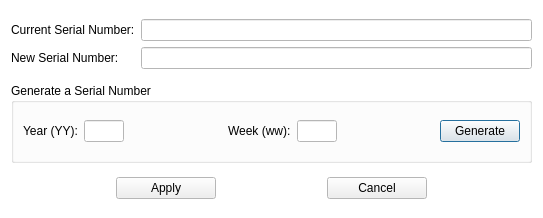
<?xml version="1.0" encoding="UTF-8"?>
<ui version="4.0">
 <class>PartNumberBox</class>
 <widget class="QDialog" name="PartNumberBox">
  <property name="geometry">
   <rect>
    <x>0</x>
    <y>0</y>
    <width>543</width>
    <height>218</height>
   </rect>
  </property>
  <property name="sizePolicy">
   <sizepolicy hsizetype="Preferred" vsizetype="Preferred">
    <horstretch>0</horstretch>
    <verstretch>0</verstretch>
   </sizepolicy>
  </property>
  <property name="minimumSize">
   <size>
    <width>0</width>
    <height>0</height>
   </size>
  </property>
  <property name="maximumSize">
   <size>
    <width>16777215</width>
    <height>16777215</height>
   </size>
  </property>
  <property name="palette">
   <palette>
    <active>
     <colorrole role="Base">
      <brush brushstyle="SolidPattern">
       <color alpha="255">
        <red>255</red>
        <green>255</green>
        <blue>255</blue>
       </color>
      </brush>
     </colorrole>
     <colorrole role="Window">
      <brush brushstyle="SolidPattern">
       <color alpha="255">
        <red>255</red>
        <green>255</green>
        <blue>255</blue>
       </color>
      </brush>
     </colorrole>
    </active>
    <inactive>
     <colorrole role="Base">
      <brush brushstyle="SolidPattern">
       <color alpha="255">
        <red>255</red>
        <green>255</green>
        <blue>255</blue>
       </color>
      </brush>
     </colorrole>
     <colorrole role="Window">
      <brush brushstyle="SolidPattern">
       <color alpha="255">
        <red>255</red>
        <green>255</green>
        <blue>255</blue>
       </color>
      </brush>
     </colorrole>
    </inactive>
    <disabled>
     <colorrole role="Base">
      <brush brushstyle="SolidPattern">
       <color alpha="255">
        <red>255</red>
        <green>255</green>
        <blue>255</blue>
       </color>
      </brush>
     </colorrole>
     <colorrole role="Window">
      <brush brushstyle="SolidPattern">
       <color alpha="255">
        <red>255</red>
        <green>255</green>
        <blue>255</blue>
       </color>
      </brush>
     </colorrole>
    </disabled>
   </palette>
  </property>
  <property name="windowTitle">
   <string>Edit Serial Number</string>
  </property>
  <property name="windowIcon">
   <iconset resource="resources.qrc">
    <normaloff>:/MainWindow/img/volfo160.ico</normaloff>:/MainWindow/img/volfo160.ico</iconset>
  </property>
  <property name="autoFillBackground">
   <bool>false</bool>
  </property>
  <layout class="QVBoxLayout" name="verticalLayout_2">
   <item>
    <layout class="QGridLayout" name="gridLayout">
     <item row="0" column="0">
      <widget class="QLabel" name="label_old">
       <property name="text">
        <string>Current Serial Number:</string>
       </property>
      </widget>
     </item>
     <item row="0" column="1">
      <widget class="QLineEdit" name="lineEditOld">
       <property name="readOnly">
        <bool>true</bool>
       </property>
      </widget>
     </item>
     <item row="1" column="0">
      <widget class="QLabel" name="label_new">
       <property name="sizePolicy">
        <sizepolicy hsizetype="Preferred" vsizetype="Fixed">
         <horstretch>0</horstretch>
         <verstretch>0</verstretch>
        </sizepolicy>
       </property>
       <property name="text">
        <string>New Serial Number:</string>
       </property>
      </widget>
     </item>
     <item row="1" column="1">
      <widget class="QLineEdit" name="lineEditNew"/>
     </item>
    </layout>
   </item>
   <item>
    <widget class="QGroupBox" name="groupBox">
     <property name="maximumSize">
      <size>
       <width>16777215</width>
       <height>80</height>
      </size>
     </property>
     <property name="title">
      <string>Generate a Serial Number</string>
     </property>
     <layout class="QVBoxLayout" name="verticalLayout">
      <item>
       <layout class="QHBoxLayout" name="horizontalLayout_4">
        <item>
         <layout class="QHBoxLayout" name="horizontalLayout_2">
          <item>
           <widget class="QLabel" name="label">
            <property name="maximumSize">
             <size>
              <width>70</width>
              <height>16777215</height>
             </size>
            </property>
            <property name="text">
             <string>Year (YY):</string>
            </property>
           </widget>
          </item>
          <item>
           <widget class="QLineEdit" name="lineEditYY">
            <property name="maximumSize">
             <size>
              <width>40</width>
              <height>16777215</height>
             </size>
            </property>
           </widget>
          </item>
         </layout>
        </item>
        <item>
         <spacer name="horizontalSpacer">
          <property name="orientation">
           <enum>Qt::Horizontal</enum>
          </property>
          <property name="sizeHint" stdset="0">
           <size>
            <width>13</width>
            <height>20</height>
           </size>
          </property>
         </spacer>
        </item>
        <item>
         <layout class="QHBoxLayout" name="horizontalLayout_3">
          <item>
           <widget class="QLabel" name="label_2">
            <property name="maximumSize">
             <size>
              <width>70</width>
              <height>16777215</height>
             </size>
            </property>
            <property name="text">
             <string>Week (ww):</string>
            </property>
           </widget>
          </item>
          <item>
           <widget class="QLineEdit" name="lineEditWW">
            <property name="maximumSize">
             <size>
              <width>40</width>
              <height>16777215</height>
             </size>
            </property>
           </widget>
          </item>
         </layout>
        </item>
        <item>
         <spacer name="horizontalSpacer_2">
          <property name="orientation">
           <enum>Qt::Horizontal</enum>
          </property>
          <property name="sizeHint" stdset="0">
           <size>
            <width>13</width>
            <height>20</height>
           </size>
          </property>
         </spacer>
        </item>
        <item>
         <widget class="QPushButton" name="SetPN">
          <property name="maximumSize">
           <size>
            <width>100</width>
            <height>16777215</height>
           </size>
          </property>
          <property name="text">
           <string>Generate</string>
          </property>
         </widget>
        </item>
       </layout>
      </item>
     </layout>
    </widget>
   </item>
   <item>
    <layout class="QHBoxLayout" name="horizontalLayout">
     <item>
      <widget class="QPushButton" name="applyButton">
       <property name="maximumSize">
        <size>
         <width>100</width>
         <height>16777215</height>
        </size>
       </property>
       <property name="text">
        <string>Apply</string>
       </property>
      </widget>
     </item>
     <item>
      <widget class="QPushButton" name="cancelButton">
       <property name="maximumSize">
        <size>
         <width>100</width>
         <height>16777215</height>
        </size>
       </property>
       <property name="text">
        <string>Cancel</string>
       </property>
      </widget>
     </item>
    </layout>
   </item>
  </layout>
 </widget>
 <resources>
  <include location="resources.qrc"/>
 </resources>
 <connections/>
</ui>
